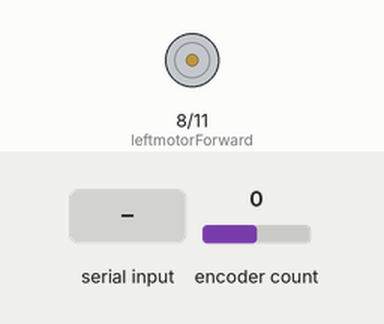
Bench run of a sketch on a simulated Arduino Uno, built with avr-gcc and run on an emulated ATmega328P. Parts: motor-driver pin pairs drawn as motors (green arrow = first pin HIGH = forward, orange = second pin HIGH = backward, longer = more drive, scaled by the enable pin). The inputs (shaded band) are chosen by the test bench; at power-on: encoder count 0.

Above: at 1.2 s.
1.3 s: byte 30 received over Serial
At 2.1 s:
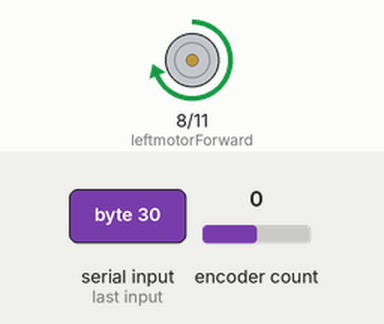
2.8 s: byte 90 received over Serial
At 3.3 s:
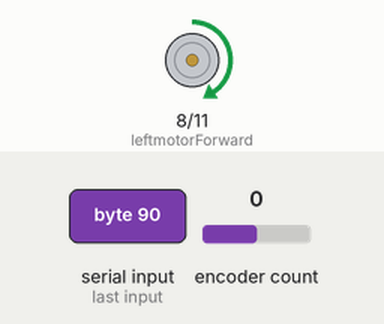
Timing chart, 0 to 5.8 s (numbered marks = the images above; inputs shaded):
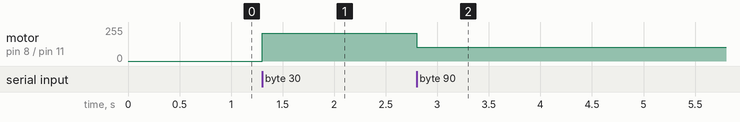

The sketch:

Pixel2.ino
```cpp
#include <Encoder.h>
#include <EEPROM.h>

int leftmotorForward = 8;    // pin 8 --- left motor (+) green wire
int leftmotorBackward = 11; // pin 11 --- left motor (-) black wire
int leftmotorspeed = 9;     // pin 9 --- left motor speed signal
int currentPosition = -99999; //   intializing it with random negative value
long oldPosition = -99999;   //   intializing it with random negative value
long newPressure = -99999;   //   intializing it with random negative value
long oldPressure = -99999;   //   intializing it with random negative value

int PWM = 0;
int Inverse_PWM = 0;
int level = 0;
int correction = 0;

Encoder myEnc(2, 7);           //   avoid using pins with LEDs attached i.e. 13

//------------------------------------------------------

void setup() //---3 Pins being used are outputs---
{
  pinMode(leftmotorForward, OUTPUT);
  pinMode(leftmotorBackward, OUTPUT);
  pinMode(leftmotorspeed, OUTPUT);
  Serial.begin(9600);
  correction = EEPROMReadInt(0);  // reading the last position of motor from EEPROM to caliberate HallEffect sensor values

}

// ---Main Program Loop -----------------------------

void loop()
{

  if (oldPressure > 19 &&  currentPosition > level )
  {
    retractActuator();
  }
  else
  {
    if (currentPosition < level - 100)
    {
      extendActuator();
    }
    else
    {
      Stop();
    }

  }


  if (Serial.available() > 0) {      //checking if any data is available from Xbee
    int value = Serial.read();

    if (value > 0 && value < 100)
      newPressure = value / 1.5;
  }

  if (newPressure != oldPressure) {
    oldPressure = newPressure;
    PWM = map(newPressure, 20, 99, 0, 255);   // speed for retraction
    Inverse_PWM = map(newPressure, 99, 3, 0, 255);   // speed for extraction
    level = map(newPressure, 3, 99, 6500, 0);
  }

  long newPosition = myEnc.read();  //checking the encoder to see if the position has changed
  if (newPosition != oldPosition) {
    oldPosition = newPosition;
    currentPosition = newPosition + correction; //caliberating the motor position
    EEPROMWriteInt(0, currentPosition);   //saving motor position in EEPROM

  }
}

//----- "Sub-rutine" Voids called by the main loop

void extendActuator()
{
  analogWrite(9, Inverse_PWM);
  digitalWrite(11, LOW); // Drives LOW outputs down first to avoid damage
  digitalWrite(8, HIGH);
}

void retractActuator()
{
  analogWrite(9, PWM);
  digitalWrite(8, LOW); // Drives LOW outputs down first to avoid damage
  digitalWrite(11, HIGH);
}

void Stop() // Sets speed pins to LOW disabling both motors
{
  digitalWrite(9, LOW);
  digitalWrite(11, LOW);
  digitalWrite(8, LOW);
}

void EEPROMWriteInt(int address, int value)
{
  byte two = (value & 0xFF);
  byte one = ((value >> 8) & 0xFF);
  EEPROM.update(address, two);
  EEPROM.update(address + 1, one);
}

int EEPROMReadInt(int address)
{
  long two = EEPROM.read(address);
  long one = EEPROM.read(address + 1);
  return ((two << 0) & 0xFFFFFF) + ((one << 8) & 0xFFFFFFFF);
}
```

Measured:
- after the input at 1.3 s, motor on pin 8 (leftmotorForward) / pin 11 (leftmotorBackward): stopped → forward 209/255 at once
- after the input at 2.8 s, motor on pin 8 (leftmotorForward) / pin 11 (leftmotorBackward): forward 209/255 → forward 103/255 at once
